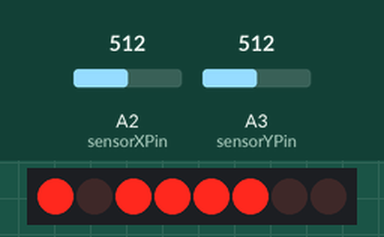
Recording of a sketch running on a simulated Arduino Uno, built with avr-gcc and run on an emulated ATmega328P. On the bench: 8 shift-register outputs drawn as a row of LEDs (first output left, lit = HIGH). Wiring (inferred from the names in the program): shift register (74HC595): data pin 0; shift clock pin 2; latch pin 1. Wiring (inferred from the signals the program sends): row of LEDs: on Q0, Q1, Q2, Q3, Q4, Q5, Q6, Q7. The test bench sets the inputs (shaded band); at power-on: A2 (sensorXPin) = 512, A3 (sensorYPin) = 512.

Above: at 1.2 s.
1.3 s: A2 (sensorXPin) set to 552
2.8 s: A2 (sensorXPin) set to 571
At 3.5 s:
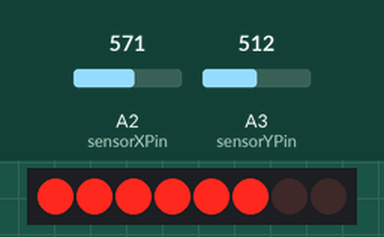
4.3 s: A3 (sensorYPin) set to 545
5.8 s: A3 (sensorYPin) set to 574
At 6.3 s:
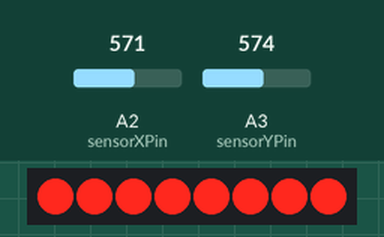
7.3 s: A2 (sensorXPin) set to 511
At 8.4 s:
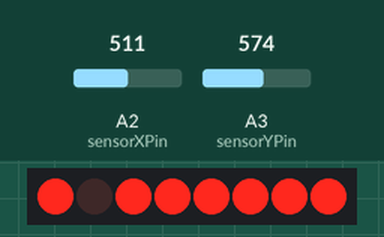
8.8 s: A2 (sensorXPin) set to 477
10.3 s: A2 (sensorXPin) set to 454
At 11.7 s:
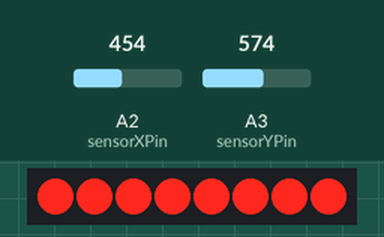
Timing chart, 0 to 12.8 s (numbered marks = the images above; inputs shaded):
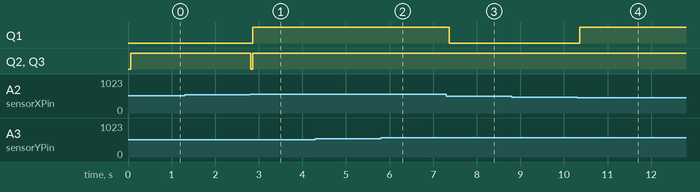

Measured:
- the behaviour switches between 562 and 563 on A2 (sensorXPin) (found by bisection; images 0 and 1)
- the behaviour switches between 562 and 563 on A3 (sensorYPin) (found by bisection; images 1 and 2)
- the behaviour switches between 462 and 461 on A2 (sensorXPin) (found by bisection; images 3 and 4)
- after the input at 1.3 s, every drawn part: stays the same
- after the input at 2.8 s, Q1: LOW → HIGH after 0.06 s; Q2, Q3: HIGH → LOW at once, → HIGH 0.04 s later
- after the input at 4.3 s, every drawn part: stays the same
- after the input at 7.3 s, Q1: HIGH → LOW after 0.07 s
- after the input at 8.8 s, every drawn part: stays the same
- after the input at 10.3 s, Q1: LOW → HIGH after 0.06 s

The sketch:

StepperMotor.ino
```cpp
//
// This Arduino example demonstrates bidirectional operation of
// two stepper motors.
// We're using a ULN2003 interface board to drive each motor.
// The 28BYJ-48 motor is a 4-phase, 8-beat motor, geared down by
// a factor of 68. One bipolar winding is on motor pins 1 & 3 and
// the other on motor pins 2 & 4. The step angle is 5.625/64 and the
// operating Frequency is 100pps. Current draw is 92mA.
//

#define anticlockwise(stepPhase, motor) (setOutput(stepPhase, motor))
#define clockwise(stepPhase, motor) (setOutput(7 - stepPhase, motor))
#define sensitivity 50
#define stepDelayMs 1050

#define NumberOfShiftRegisters 1
#define NumOfRegisterPins NumberOfShiftRegisters * 8

int SerPin = 0;		// to pin 14 on the 75HC595
int RegClkPin = 1;	// to pin 12 on the 75HC595
int SerClkPin = 2;	// to pin 11 on the 75HC595

int sensorXPin = A2;
int sensorYPin = A3;

int sensorXReference = 0;
int sensorYReference = 0;

boolean registers[NumOfRegisterPins];

// int countsperrev = 512;	// number of steps per full revolution
int stepPattern[8] = { B01000, B01100, B00100, B00110, B00010, B00011, B00001, B01001 };

void setup()
{
	pinMode(SerPin, OUTPUT);
	pinMode(RegClkPin, OUTPUT);
	pinMode(SerClkPin, OUTPUT);

	sensorXReference = CalibrateSensor(sensorXPin, 3) / 3;
	sensorYReference = CalibrateSensor(sensorYPin, 3) / 3;
}

int CalibrateSensor(int sensorPin, int iteration)
{
	if(iteration <= 0)
		return 0;

	delay(10);
	return analogRead(sensorPin) + CalibrateSensor(sensorPin, --iteration);
}

void loop()
{
	//return;
	int motorXDirection = GetMotorDirection(sensorXPin, sensorXReference);
	int motorYDirection = GetMotorDirection(sensorYPin, sensorYReference);

	byte motorX, motorY;
	for(int i = 0; i < 8; i++)
	{
		WriteMotor(i, motorXDirection, &motorX);
		WriteMotor(i, motorYDirection, &motorY);
		RunMotor(motorX, motorY);
	}
}

int GetMotorDirection(int sensorPin, int sensorReference)
{
	return analogRead(sensorPin) - sensorReference;
}

void WriteMotor(int stepPhase, int motorValue, byte *motor)
{
	if(motorValue < -sensitivity)
		anticlockwise(stepPhase, motor);
	else if (motorValue > sensitivity)
		clockwise(stepPhase, motor);
}

void setOutput(int stepPhase, byte *motor)
{
	*motor = stepPattern[stepPhase];
}

void RunMotor(byte motorX, byte motorY)
{
	for(int i = 0; i < 4; i++)
	{
		registers[i] = motorX & (1 << i);
	}

	for(int i = 0; i < 4; i++)
	{
		registers[i+4] = motorY & (1 << i);
	}

	WriteRegisters();
	delayMicroseconds(stepDelayMs);
}

void ClearRegisters()
{
	for(int i = NumOfRegisterPins - 1; i >=  0; i--)
	{
		registers[i] = LOW;
	}
}

void WriteRegisters()
{
	digitalWrite(RegClkPin, LOW);

	for(int i = NumOfRegisterPins - 1; i >=  0; i--)
	{
		digitalWrite(SerClkPin, LOW);

		digitalWrite(SerPin, registers[i]);

		digitalWrite(SerClkPin, HIGH);
	}

	digitalWrite(RegClkPin, HIGH);
}
```

StepperMotor2.ino
```cpp
//
// This Arduino example demonstrates bidirectional operation of
// two stepper motors.
// We're using a ULN2003 interface board to drive each motor.
// The 28BYJ-48 motor is a 4-phase, 8-beat motor, geared down by
// a factor of 68. One bipolar winding is on motor pins 1 & 3 and
// the other on motor pins 2 & 4. The step angle is 5.625/64 and the
// operating Frequency is 100pps. Current draw is 92mA.
//
/*
#define anticlockwise(stepPhase, motorPins) (setOutput(stepPhase, motorPins))
#define clockwise(stepPhase, motorPins) (setOutput(7 - stepPhase, motorPins))
#define sensitivity 50
#define stepDelayMs 900

// declare variables for the motor pins
int motorXPins[4] = { 4, 5, 6, 7 };
int motorYPins[4] = { 8, 9, 10, 11 };

int sensorXPin = A0;
int sensorXReference = 0;

int sensorYPin = A1;
int sensorYReference = 0;

// int countsperrev = 512;	// number of steps per full revolution
int stepPattern[8] = { B01000, B01100, B00100, B00110, B00010, B00011, B00001, B01001 };

void setup()
{
	for(int i = 0; i < 4; i++)
	{
		pinMode(motorXPins[i], OUTPUT);
		pinMode(motorYPins[i], OUTPUT);
	}

	sensorXReference = CalibrateSensor(sensorXPin, 3) / 3;
	sensorYReference = CalibrateSensor(sensorYPin, 3) / 3;

	//Serial.begin(9600);
}

int CalibrateSensor(int sensorPin, int iteration)
{
	if(iteration <= 0)
		return 0;

	delay(10);
	return analogRead(sensorPin) + CalibrateSensor(sensorPin, --iteration);
}

void loop()
{
	//return;
	int motorXDirection = GetMotorDirection(sensorXPin, sensorXReference);
	int motorYDirection = GetMotorDirection(sensorYPin, sensorYReference);

	for(int i = 0; i < 8; i++)
	{
		RunMotor(i, motorXDirection, motorXPins);
		RunMotor(i, motorYDirection, motorYPins);
		delayMicroseconds(stepDelayMs);
	}
}

int GetMotorDirection(int sensorPin, int sensorReference)
{
	return analogRead(sensorPin) - sensorReference;
}

void RunMotor(int stepPhase, int motorValue, int *motorPins)
{
	if(motorValue < -sensitivity)
		anticlockwise(stepPhase, motorPins);
	else if (motorValue > sensitivity)
		clockwise(stepPhase, motorPins);
}

void setOutput(int stepPhase, int *motorPins)
{
	for(int i = 0; i < 4; i++)
	{
		digitalWrite(motorPins[i], bitRead(stepPattern[stepPhase], i));
	}
}
*/
```
